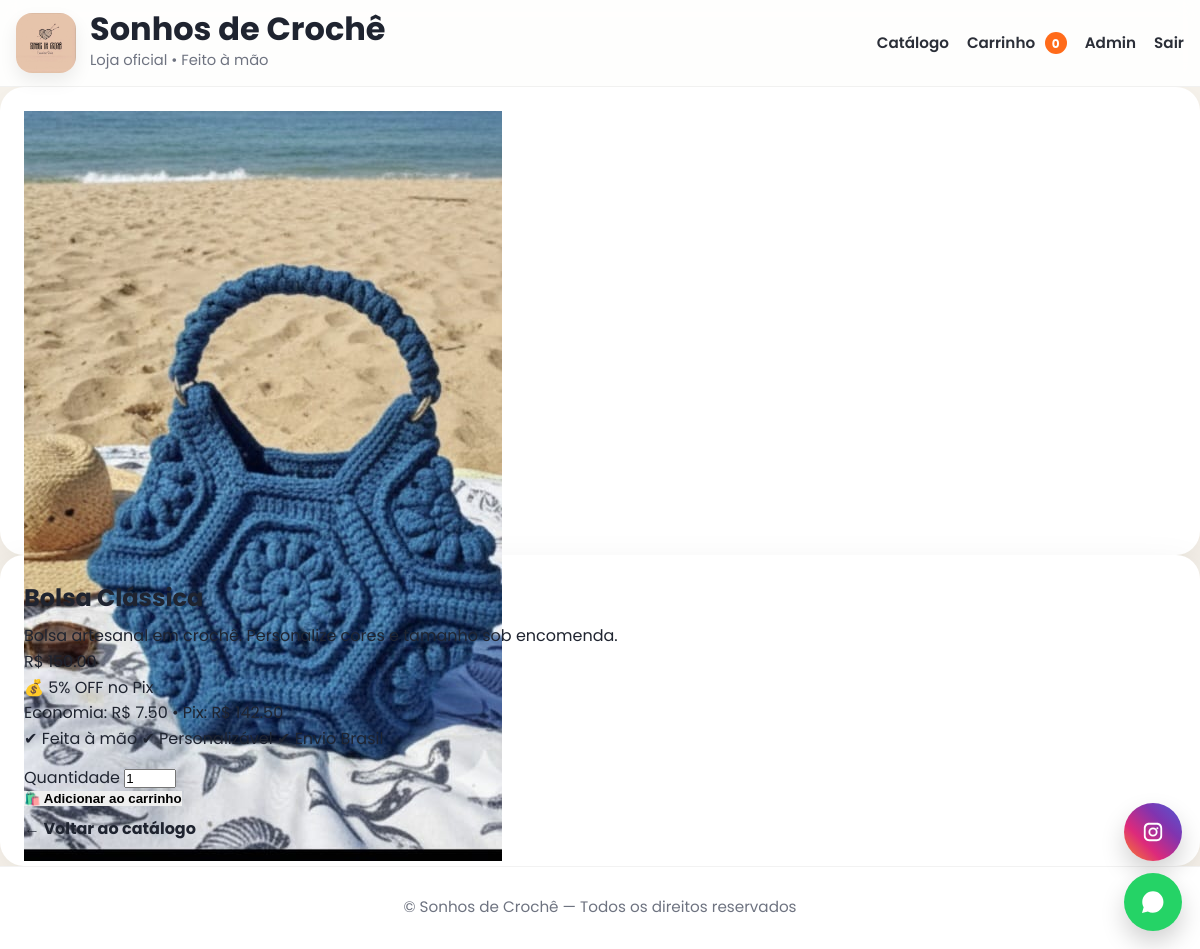
The app's page /produto/20 (signed in) with its own data.
### app.py (models this page shows)
class ProductImage(db.Model):
    id = db.Column(db.Integer, primary_key=True)
    product_id = db.Column(db.Integer, db.ForeignKey("product.id"), nullable=False, index=True)
    image_url = db.Column(db.Text, nullable=False)
    created_at = db.Column(db.DateTime, nullable=False, default=datetime.utcnow)

class Product(db.Model):
    id = db.Column(db.Integer, primary_key=True)
    name = db.Column(db.String(120), nullable=False)
    description = db.Column(db.Text, default="")
    price = db.Column(db.Numeric(10, 2), nullable=False, default=0)
    image_url = db.Column(db.Text, default="")  # legado (opcional)
    is_active = db.Column(db.Boolean, default=True)
    created_at = db.Column(db.DateTime, nullable=False, default=datetime.utcnow)
    images = db.relationship("ProductImage", backref="product", cascade="all, delete-orphan", lazy=True)

### app.py (the view)
    @app.route("/produto/<int:product_id>")
    def product_detail(product_id):
        product = Product.query.get_or_404(product_id)
        if not product.is_active:
            abort(404)
        images = ProductImage.query.filter_by(product_id=product.id).order_by(ProductImage.created_at.asc()).all()
        return render_template("product.html", product=product, images=images)

### templates/product.html (shortened to what this page needs)
{% extends "base.html" %}
{% block content %}
<div class="grid" style="grid-template-columns:1.1fr .9fr;gap:16px;align-items:start">
  <div class="card">
    <div class="media" style="height:420px">
      {% if images and images|length > 0 %}
        <img src="{{ images[0].image_url }}" alt="{{ product.name }}">
      {% else %}
        <img src="{{ product.image_url or url_for('static', filename='img/placeholder.jpg') }}" alt="{{ product.name }}">
      {% endif %}
    </div>
  </div>
  <div class="card">
    <div class="card-pad">
      <h2 style="margin:0 0 6px">{{ product.name }}</h2>
      <div class="muted">{{ product.description }}</div>
      <div class="price">R$ {{ "%.2f"|format(product.price) }}</div>
      {% if pix_discount_percent() > 0 %}
        {% set pix_price = price_with_pix_discount(product.price) %}
        {% set eco = (product.price - pix_price) %}
        <div class="pix">
          <div class="line1">💰 {{ pix_discount_percent() }}% OFF no Pix</div>
          <div class="line2">Economia: R$ {{ "%.2f"|format(eco) }} • Pix: R$ {{ "%.2f"|format(pix_price) }}</div>
        </div>
      {% endif %}
      <div class="kpis">
        <span class="chip">✔ Feita à mão</span>
        <span class="chip">✔ Personalizável</span>
        <span class="chip">✔ Envio Brasil</span>
      </div>
      <form method="post" action="{{ url_for('cart_add', product_id=product.id) }}" style="margin-top:14px">
        <div class="form-row">
          <div>
            <label class="muted">Quantidade</label>
            <input type="number" name="qty" value="1" min="1" max="99">
          </div>
          <div style="display:flex;align-items:end">
            <button class="btn primary block">🛍️ Adicionar ao carrinho</button>
          </div>
        </div>
      </form>
      <a class="btn soft block" style="margin-top:10px" href="{{ url_for('index') }}">← Voltar ao catálogo</a>
    </div>
  </div>
</div>
{% endblock %}

### static/css/premium.css (style rules this page uses)
:root { --bg:#f7f3ec; --surface:#ffffff; --surface-soft:#fbf8f2; --text:#1f2430; --muted:#6e7380; --gold:#c8a24e; --gold-dark:#b88f39; --line:#e8dfd0; --shadow:0 14px 40px rgba(33, 24, 9, .08); --shadow-hover:0 22px 56px rgba(33, 24, 9, .14); --radius:28px; }
* { margin:0; padding:0; box-sizing:border-box; }
html { scroll-behavior:smooth; }
body { font-family:'Poppins',sans-serif; background:var(--bg); color:var(--text); line-height:1.6; }
img { display:block; max-width:100%; }
a { color:inherit; }
.btn { display:inline-flex; align-items:center; justify-content:center; text-decoration:none; border:none; cursor:pointer; transition:.25s ease; font-weight:700; }
.login-box, .card { background:var(--surface); border-radius:24px; box-shadow:var(--shadow); }
.card { padding:24px; }

### records on screen
ProductImage: image_url (picture)
Product: name "Bolsa Clássica", description "Bolsa artesanal em crochê. Personalize cores e tamanho sob encomenda.", price "150.00"

### other values on screen
{{ STORE_NAME() }} "Sonhos de Crochê"
{{ cart_count() }} "0"
{{ pix_discount_percent() }} "5"
{{ "%.2f"|format(eco) }} "7.50"
{{ "%.2f"|format(pix_price) }} "142.50"
